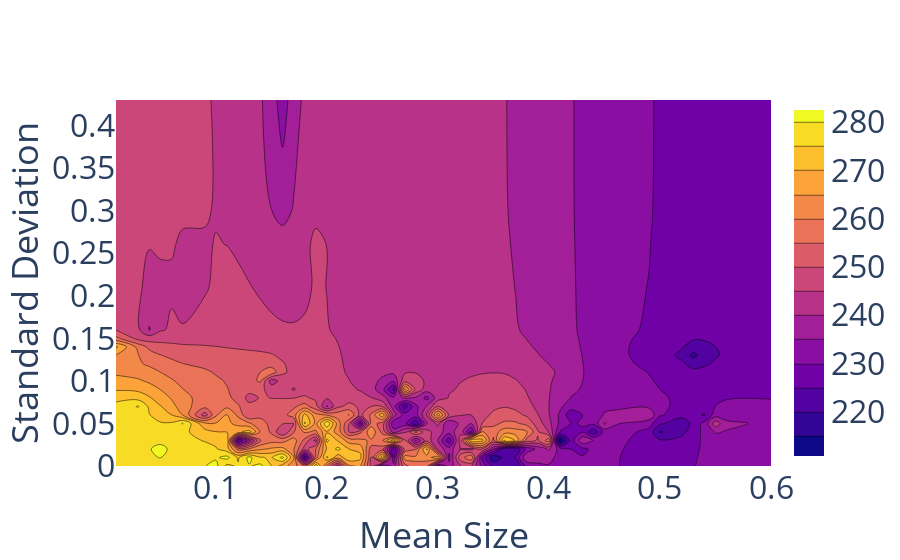

The code cell stored with this chart in its notebook:
### Code cell
import plotly.graph_objects as go

fig = go.Figure(data =
    go.Contour(
        z=mechanical,
        x=input_test[:,2], # horizontal axis
        y=input_test[:,3],# vertical axis
        colorbar=dict(title='',titleside='right',titlefont=dict(size=36),tickfont_size=32)
    ))
fig['layout']['yaxis1'].update(title='Standard Deviation',title_font=dict(size = 36),tickfont_size=32)
fig['layout']['xaxis1'].update(title='Mean Size',title_font=dict(size = 36),tickfont_size=32)
#fig['layout'].update(title='Mechanical Properties',title_font=dict(size = 32))
fig.show()

### Figure 1 — Plotly figure (JSON) as saved in the notebook; plotly's stock layout.template omitted (floating-point values rounded to 4 significant figures; data arrays with more than 128 entries replaced by an {"elided": "..."} marker saying what was removed)
{"data": [{"colorbar": {"tickfont": {"size": 32}, "title": {"font": {"size": 36}, "side": "right", "text": ""}}, "type": "contour", "x": {"elided": "200 float values"}, "y": {"elided": "200 float values"}, "z": {"elided": "200 float values"}}], "layout": {"xaxis": {"tickfont": {"size": 32}, "title": {"font": {"size": 36}, "text": "Mean Size"}}, "yaxis": {"tickfont": {"size": 32}, "title": {"font": {"size": 36}, "text": "Standard Deviation"}}}}
